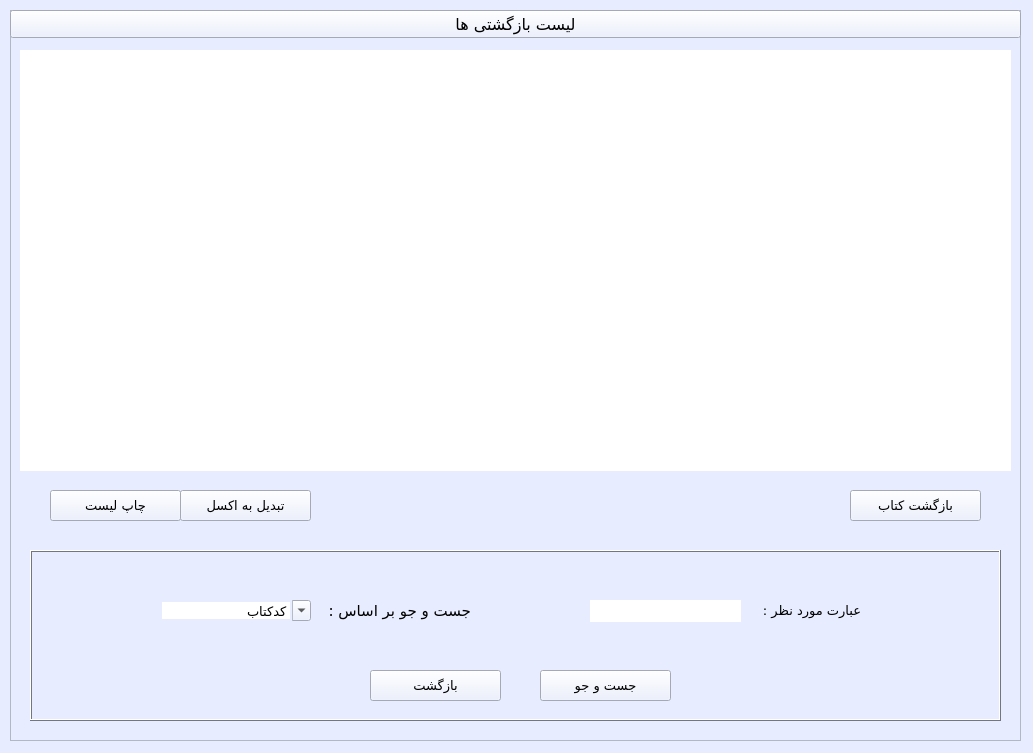
<?xml version="1.0" encoding="UTF-8"?>
<ui version="4.0">
 <class>returns</class>
 <widget class="QWidget" name="returns">
  <property name="geometry">
   <rect>
    <x>0</x>
    <y>0</y>
    <width>1033</width>
    <height>753</height>
   </rect>
  </property>
  <property name="minimumSize">
   <size>
    <width>1033</width>
    <height>753</height>
   </size>
  </property>
  <property name="maximumSize">
   <size>
    <width>1033</width>
    <height>753</height>
   </size>
  </property>
  <property name="palette">
   <palette>
    <active>
     <colorrole role="WindowText">
      <brush brushstyle="SolidPattern">
       <color alpha="255">
        <red>0</red>
        <green>0</green>
        <blue>0</blue>
       </color>
      </brush>
     </colorrole>
     <colorrole role="Button">
      <brush brushstyle="SolidPattern">
       <color alpha="255">
        <red>231</red>
        <green>237</green>
        <blue>255</blue>
       </color>
      </brush>
     </colorrole>
     <colorrole role="Light">
      <brush brushstyle="SolidPattern">
       <color alpha="255">
        <red>255</red>
        <green>255</green>
        <blue>255</blue>
       </color>
      </brush>
     </colorrole>
     <colorrole role="Midlight">
      <brush brushstyle="SolidPattern">
       <color alpha="255">
        <red>243</red>
        <green>246</green>
        <blue>255</blue>
       </color>
      </brush>
     </colorrole>
     <colorrole role="Dark">
      <brush brushstyle="SolidPattern">
       <color alpha="255">
        <red>115</red>
        <green>118</green>
        <blue>127</blue>
       </color>
      </brush>
     </colorrole>
     <colorrole role="Mid">
      <brush brushstyle="SolidPattern">
       <color alpha="255">
        <red>154</red>
        <green>158</green>
        <blue>170</blue>
       </color>
      </brush>
     </colorrole>
     <colorrole role="Text">
      <brush brushstyle="SolidPattern">
       <color alpha="255">
        <red>0</red>
        <green>0</green>
        <blue>0</blue>
       </color>
      </brush>
     </colorrole>
     <colorrole role="BrightText">
      <brush brushstyle="SolidPattern">
       <color alpha="255">
        <red>255</red>
        <green>255</green>
        <blue>255</blue>
       </color>
      </brush>
     </colorrole>
     <colorrole role="ButtonText">
      <brush brushstyle="SolidPattern">
       <color alpha="255">
        <red>0</red>
        <green>0</green>
        <blue>0</blue>
       </color>
      </brush>
     </colorrole>
     <colorrole role="Base">
      <brush brushstyle="SolidPattern">
       <color alpha="255">
        <red>255</red>
        <green>255</green>
        <blue>255</blue>
       </color>
      </brush>
     </colorrole>
     <colorrole role="Window">
      <brush brushstyle="SolidPattern">
       <color alpha="255">
        <red>231</red>
        <green>237</green>
        <blue>255</blue>
       </color>
      </brush>
     </colorrole>
     <colorrole role="Shadow">
      <brush brushstyle="SolidPattern">
       <color alpha="255">
        <red>0</red>
        <green>0</green>
        <blue>0</blue>
       </color>
      </brush>
     </colorrole>
     <colorrole role="AlternateBase">
      <brush brushstyle="SolidPattern">
       <color alpha="255">
        <red>243</red>
        <green>246</green>
        <blue>255</blue>
       </color>
      </brush>
     </colorrole>
     <colorrole role="ToolTipBase">
      <brush brushstyle="SolidPattern">
       <color alpha="255">
        <red>255</red>
        <green>255</green>
        <blue>220</blue>
       </color>
      </brush>
     </colorrole>
     <colorrole role="ToolTipText">
      <brush brushstyle="SolidPattern">
       <color alpha="255">
        <red>0</red>
        <green>0</green>
        <blue>0</blue>
       </color>
      </brush>
     </colorrole>
    </active>
    <inactive>
     <colorrole role="WindowText">
      <brush brushstyle="SolidPattern">
       <color alpha="255">
        <red>0</red>
        <green>0</green>
        <blue>0</blue>
       </color>
      </brush>
     </colorrole>
     <colorrole role="Button">
      <brush brushstyle="SolidPattern">
       <color alpha="255">
        <red>231</red>
        <green>237</green>
        <blue>255</blue>
       </color>
      </brush>
     </colorrole>
     <colorrole role="Light">
      <brush brushstyle="SolidPattern">
       <color alpha="255">
        <red>255</red>
        <green>255</green>
        <blue>255</blue>
       </color>
      </brush>
     </colorrole>
     <colorrole role="Midlight">
      <brush brushstyle="SolidPattern">
       <color alpha="255">
        <red>243</red>
        <green>246</green>
        <blue>255</blue>
       </color>
      </brush>
     </colorrole>
     <colorrole role="Dark">
      <brush brushstyle="SolidPattern">
       <color alpha="255">
        <red>115</red>
        <green>118</green>
        <blue>127</blue>
       </color>
      </brush>
     </colorrole>
     <colorrole role="Mid">
      <brush brushstyle="SolidPattern">
       <color alpha="255">
        <red>154</red>
        <green>158</green>
        <blue>170</blue>
       </color>
      </brush>
     </colorrole>
     <colorrole role="Text">
      <brush brushstyle="SolidPattern">
       <color alpha="255">
        <red>0</red>
        <green>0</green>
        <blue>0</blue>
       </color>
      </brush>
     </colorrole>
     <colorrole role="BrightText">
      <brush brushstyle="SolidPattern">
       <color alpha="255">
        <red>255</red>
        <green>255</green>
        <blue>255</blue>
       </color>
      </brush>
     </colorrole>
     <colorrole role="ButtonText">
      <brush brushstyle="SolidPattern">
       <color alpha="255">
        <red>0</red>
        <green>0</green>
        <blue>0</blue>
       </color>
      </brush>
     </colorrole>
     <colorrole role="Base">
      <brush brushstyle="SolidPattern">
       <color alpha="255">
        <red>255</red>
        <green>255</green>
        <blue>255</blue>
       </color>
      </brush>
     </colorrole>
     <colorrole role="Window">
      <brush brushstyle="SolidPattern">
       <color alpha="255">
        <red>231</red>
        <green>237</green>
        <blue>255</blue>
       </color>
      </brush>
     </colorrole>
     <colorrole role="Shadow">
      <brush brushstyle="SolidPattern">
       <color alpha="255">
        <red>0</red>
        <green>0</green>
        <blue>0</blue>
       </color>
      </brush>
     </colorrole>
     <colorrole role="AlternateBase">
      <brush brushstyle="SolidPattern">
       <color alpha="255">
        <red>243</red>
        <green>246</green>
        <blue>255</blue>
       </color>
      </brush>
     </colorrole>
     <colorrole role="ToolTipBase">
      <brush brushstyle="SolidPattern">
       <color alpha="255">
        <red>255</red>
        <green>255</green>
        <blue>220</blue>
       </color>
      </brush>
     </colorrole>
     <colorrole role="ToolTipText">
      <brush brushstyle="SolidPattern">
       <color alpha="255">
        <red>0</red>
        <green>0</green>
        <blue>0</blue>
       </color>
      </brush>
     </colorrole>
    </inactive>
    <disabled>
     <colorrole role="WindowText">
      <brush brushstyle="SolidPattern">
       <color alpha="255">
        <red>115</red>
        <green>118</green>
        <blue>127</blue>
       </color>
      </brush>
     </colorrole>
     <colorrole role="Button">
      <brush brushstyle="SolidPattern">
       <color alpha="255">
        <red>231</red>
        <green>237</green>
        <blue>255</blue>
       </color>
      </brush>
     </colorrole>
     <colorrole role="Light">
      <brush brushstyle="SolidPattern">
       <color alpha="255">
        <red>255</red>
        <green>255</green>
        <blue>255</blue>
       </color>
      </brush>
     </colorrole>
     <colorrole role="Midlight">
      <brush brushstyle="SolidPattern">
       <color alpha="255">
        <red>243</red>
        <green>246</green>
        <blue>255</blue>
       </color>
      </brush>
     </colorrole>
     <colorrole role="Dark">
      <brush brushstyle="SolidPattern">
       <color alpha="255">
        <red>115</red>
        <green>118</green>
        <blue>127</blue>
       </color>
      </brush>
     </colorrole>
     <colorrole role="Mid">
      <brush brushstyle="SolidPattern">
       <color alpha="255">
        <red>154</red>
        <green>158</green>
        <blue>170</blue>
       </color>
      </brush>
     </colorrole>
     <colorrole role="Text">
      <brush brushstyle="SolidPattern">
       <color alpha="255">
        <red>115</red>
        <green>118</green>
        <blue>127</blue>
       </color>
      </brush>
     </colorrole>
     <colorrole role="BrightText">
      <brush brushstyle="SolidPattern">
       <color alpha="255">
        <red>255</red>
        <green>255</green>
        <blue>255</blue>
       </color>
      </brush>
     </colorrole>
     <colorrole role="ButtonText">
      <brush brushstyle="SolidPattern">
       <color alpha="255">
        <red>115</red>
        <green>118</green>
        <blue>127</blue>
       </color>
      </brush>
     </colorrole>
     <colorrole role="Base">
      <brush brushstyle="SolidPattern">
       <color alpha="255">
        <red>231</red>
        <green>237</green>
        <blue>255</blue>
       </color>
      </brush>
     </colorrole>
     <colorrole role="Window">
      <brush brushstyle="SolidPattern">
       <color alpha="255">
        <red>231</red>
        <green>237</green>
        <blue>255</blue>
       </color>
      </brush>
     </colorrole>
     <colorrole role="Shadow">
      <brush brushstyle="SolidPattern">
       <color alpha="255">
        <red>0</red>
        <green>0</green>
        <blue>0</blue>
       </color>
      </brush>
     </colorrole>
     <colorrole role="AlternateBase">
      <brush brushstyle="SolidPattern">
       <color alpha="255">
        <red>231</red>
        <green>237</green>
        <blue>255</blue>
       </color>
      </brush>
     </colorrole>
     <colorrole role="ToolTipBase">
      <brush brushstyle="SolidPattern">
       <color alpha="255">
        <red>255</red>
        <green>255</green>
        <blue>220</blue>
       </color>
      </brush>
     </colorrole>
     <colorrole role="ToolTipText">
      <brush brushstyle="SolidPattern">
       <color alpha="255">
        <red>0</red>
        <green>0</green>
        <blue>0</blue>
       </color>
      </brush>
     </colorrole>
    </disabled>
   </palette>
  </property>
  <property name="windowTitle">
   <string>بازگشتی ها</string>
  </property>
  <widget class="QFrame" name="main_frame">
   <property name="geometry">
    <rect>
     <x>10</x>
     <y>10</y>
     <width>1011</width>
     <height>731</height>
    </rect>
   </property>
   <property name="palette">
    <palette>
     <active>
      <colorrole role="WindowText">
       <brush brushstyle="SolidPattern">
        <color alpha="255">
         <red>0</red>
         <green>0</green>
         <blue>0</blue>
        </color>
       </brush>
      </colorrole>
      <colorrole role="Button">
       <brush brushstyle="SolidPattern">
        <color alpha="255">
         <red>231</red>
         <green>237</green>
         <blue>255</blue>
        </color>
       </brush>
      </colorrole>
      <colorrole role="Light">
       <brush brushstyle="SolidPattern">
        <color alpha="255">
         <red>255</red>
         <green>255</green>
         <blue>255</blue>
        </color>
       </brush>
      </colorrole>
      <colorrole role="Midlight">
       <brush brushstyle="SolidPattern">
        <color alpha="255">
         <red>243</red>
         <green>246</green>
         <blue>255</blue>
        </color>
       </brush>
      </colorrole>
      <colorrole role="Dark">
       <brush brushstyle="SolidPattern">
        <color alpha="255">
         <red>115</red>
         <green>118</green>
         <blue>127</blue>
        </color>
       </brush>
      </colorrole>
      <colorrole role="Mid">
       <brush brushstyle="SolidPattern">
        <color alpha="255">
         <red>154</red>
         <green>158</green>
         <blue>170</blue>
        </color>
       </brush>
      </colorrole>
      <colorrole role="Text">
       <brush brushstyle="SolidPattern">
        <color alpha="255">
         <red>0</red>
         <green>0</green>
         <blue>0</blue>
        </color>
       </brush>
      </colorrole>
      <colorrole role="BrightText">
       <brush brushstyle="SolidPattern">
        <color alpha="255">
         <red>255</red>
         <green>255</green>
         <blue>255</blue>
        </color>
       </brush>
      </colorrole>
      <colorrole role="ButtonText">
       <brush brushstyle="SolidPattern">
        <color alpha="255">
         <red>0</red>
         <green>0</green>
         <blue>0</blue>
        </color>
       </brush>
      </colorrole>
      <colorrole role="Base">
       <brush brushstyle="SolidPattern">
        <color alpha="255">
         <red>255</red>
         <green>255</green>
         <blue>255</blue>
        </color>
       </brush>
      </colorrole>
      <colorrole role="Window">
       <brush brushstyle="SolidPattern">
        <color alpha="255">
         <red>231</red>
         <green>237</green>
         <blue>255</blue>
        </color>
       </brush>
      </colorrole>
      <colorrole role="Shadow">
       <brush brushstyle="SolidPattern">
        <color alpha="255">
         <red>0</red>
         <green>0</green>
         <blue>0</blue>
        </color>
       </brush>
      </colorrole>
      <colorrole role="AlternateBase">
       <brush brushstyle="SolidPattern">
        <color alpha="255">
         <red>243</red>
         <green>246</green>
         <blue>255</blue>
        </color>
       </brush>
      </colorrole>
      <colorrole role="ToolTipBase">
       <brush brushstyle="SolidPattern">
        <color alpha="255">
         <red>255</red>
         <green>255</green>
         <blue>220</blue>
        </color>
       </brush>
      </colorrole>
      <colorrole role="ToolTipText">
       <brush brushstyle="SolidPattern">
        <color alpha="255">
         <red>0</red>
         <green>0</green>
         <blue>0</blue>
        </color>
       </brush>
      </colorrole>
     </active>
     <inactive>
      <colorrole role="WindowText">
       <brush brushstyle="SolidPattern">
        <color alpha="255">
         <red>0</red>
         <green>0</green>
         <blue>0</blue>
        </color>
       </brush>
      </colorrole>
      <colorrole role="Button">
       <brush brushstyle="SolidPattern">
        <color alpha="255">
         <red>231</red>
         <green>237</green>
         <blue>255</blue>
        </color>
       </brush>
      </colorrole>
      <colorrole role="Light">
       <brush brushstyle="SolidPattern">
        <color alpha="255">
         <red>255</red>
         <green>255</green>
         <blue>255</blue>
        </color>
       </brush>
      </colorrole>
      <colorrole role="Midlight">
       <brush brushstyle="SolidPattern">
        <color alpha="255">
         <red>243</red>
         <green>246</green>
         <blue>255</blue>
        </color>
       </brush>
      </colorrole>
      <colorrole role="Dark">
       <brush brushstyle="SolidPattern">
        <color alpha="255">
         <red>115</red>
         <green>118</green>
         <blue>127</blue>
        </color>
       </brush>
      </colorrole>
      <colorrole role="Mid">
       <brush brushstyle="SolidPattern">
        <color alpha="255">
         <red>154</red>
         <green>158</green>
         <blue>170</blue>
        </color>
       </brush>
      </colorrole>
      <colorrole role="Text">
       <brush brushstyle="SolidPattern">
        <color alpha="255">
         <red>0</red>
         <green>0</green>
         <blue>0</blue>
        </color>
       </brush>
      </colorrole>
      <colorrole role="BrightText">
       <brush brushstyle="SolidPattern">
        <color alpha="255">
         <red>255</red>
         <green>255</green>
         <blue>255</blue>
        </color>
       </brush>
      </colorrole>
      <colorrole role="ButtonText">
       <brush brushstyle="SolidPattern">
        <color alpha="255">
         <red>0</red>
         <green>0</green>
         <blue>0</blue>
        </color>
       </brush>
      </colorrole>
      <colorrole role="Base">
       <brush brushstyle="SolidPattern">
        <color alpha="255">
         <red>255</red>
         <green>255</green>
         <blue>255</blue>
        </color>
       </brush>
      </colorrole>
      <colorrole role="Window">
       <brush brushstyle="SolidPattern">
        <color alpha="255">
         <red>231</red>
         <green>237</green>
         <blue>255</blue>
        </color>
       </brush>
      </colorrole>
      <colorrole role="Shadow">
       <brush brushstyle="SolidPattern">
        <color alpha="255">
         <red>0</red>
         <green>0</green>
         <blue>0</blue>
        </color>
       </brush>
      </colorrole>
      <colorrole role="AlternateBase">
       <brush brushstyle="SolidPattern">
        <color alpha="255">
         <red>243</red>
         <green>246</green>
         <blue>255</blue>
        </color>
       </brush>
      </colorrole>
      <colorrole role="ToolTipBase">
       <brush brushstyle="SolidPattern">
        <color alpha="255">
         <red>255</red>
         <green>255</green>
         <blue>220</blue>
        </color>
       </brush>
      </colorrole>
      <colorrole role="ToolTipText">
       <brush brushstyle="SolidPattern">
        <color alpha="255">
         <red>0</red>
         <green>0</green>
         <blue>0</blue>
        </color>
       </brush>
      </colorrole>
     </inactive>
     <disabled>
      <colorrole role="WindowText">
       <brush brushstyle="SolidPattern">
        <color alpha="255">
         <red>115</red>
         <green>118</green>
         <blue>127</blue>
        </color>
       </brush>
      </colorrole>
      <colorrole role="Button">
       <brush brushstyle="SolidPattern">
        <color alpha="255">
         <red>231</red>
         <green>237</green>
         <blue>255</blue>
        </color>
       </brush>
      </colorrole>
      <colorrole role="Light">
       <brush brushstyle="SolidPattern">
        <color alpha="255">
         <red>255</red>
         <green>255</green>
         <blue>255</blue>
        </color>
       </brush>
      </colorrole>
      <colorrole role="Midlight">
       <brush brushstyle="SolidPattern">
        <color alpha="255">
         <red>243</red>
         <green>246</green>
         <blue>255</blue>
        </color>
       </brush>
      </colorrole>
      <colorrole role="Dark">
       <brush brushstyle="SolidPattern">
        <color alpha="255">
         <red>115</red>
         <green>118</green>
         <blue>127</blue>
        </color>
       </brush>
      </colorrole>
      <colorrole role="Mid">
       <brush brushstyle="SolidPattern">
        <color alpha="255">
         <red>154</red>
         <green>158</green>
         <blue>170</blue>
        </color>
       </brush>
      </colorrole>
      <colorrole role="Text">
       <brush brushstyle="SolidPattern">
        <color alpha="255">
         <red>115</red>
         <green>118</green>
         <blue>127</blue>
        </color>
       </brush>
      </colorrole>
      <colorrole role="BrightText">
       <brush brushstyle="SolidPattern">
        <color alpha="255">
         <red>255</red>
         <green>255</green>
         <blue>255</blue>
        </color>
       </brush>
      </colorrole>
      <colorrole role="ButtonText">
       <brush brushstyle="SolidPattern">
        <color alpha="255">
         <red>115</red>
         <green>118</green>
         <blue>127</blue>
        </color>
       </brush>
      </colorrole>
      <colorrole role="Base">
       <brush brushstyle="SolidPattern">
        <color alpha="255">
         <red>231</red>
         <green>237</green>
         <blue>255</blue>
        </color>
       </brush>
      </colorrole>
      <colorrole role="Window">
       <brush brushstyle="SolidPattern">
        <color alpha="255">
         <red>231</red>
         <green>237</green>
         <blue>255</blue>
        </color>
       </brush>
      </colorrole>
      <colorrole role="Shadow">
       <brush brushstyle="SolidPattern">
        <color alpha="255">
         <red>0</red>
         <green>0</green>
         <blue>0</blue>
        </color>
       </brush>
      </colorrole>
      <colorrole role="AlternateBase">
       <brush brushstyle="SolidPattern">
        <color alpha="255">
         <red>231</red>
         <green>237</green>
         <blue>255</blue>
        </color>
       </brush>
      </colorrole>
      <colorrole role="ToolTipBase">
       <brush brushstyle="SolidPattern">
        <color alpha="255">
         <red>255</red>
         <green>255</green>
         <blue>220</blue>
        </color>
       </brush>
      </colorrole>
      <colorrole role="ToolTipText">
       <brush brushstyle="SolidPattern">
        <color alpha="255">
         <red>0</red>
         <green>0</green>
         <blue>0</blue>
        </color>
       </brush>
      </colorrole>
     </disabled>
    </palette>
   </property>
   <property name="frameShape">
    <enum>QFrame::StyledPanel</enum>
   </property>
   <property name="frameShadow">
    <enum>QFrame::Plain</enum>
   </property>
   <widget class="QPushButton" name="returnlist_btn">
    <property name="geometry">
     <rect>
      <x>0</x>
      <y>0</y>
      <width>1011</width>
      <height>28</height>
     </rect>
    </property>
    <property name="font">
     <font>
      <family>2  Yekan</family>
      <pointsize>12</pointsize>
      <weight>50</weight>
      <italic>false</italic>
      <bold>false</bold>
     </font>
    </property>
    <property name="text">
     <string>لیست بازگشتی ها</string>
    </property>
    <property name="autoDefault">
     <bool>false</bool>
    </property>
    <property name="default">
     <bool>false</bool>
    </property>
    <property name="flat">
     <bool>false</bool>
    </property>
   </widget>
   <widget class="QTableView" name="tableView">
    <property name="geometry">
     <rect>
      <x>10</x>
      <y>40</y>
      <width>991</width>
      <height>421</height>
     </rect>
    </property>
    <property name="frameShape">
     <enum>QFrame::NoFrame</enum>
    </property>
    <property name="gridStyle">
     <enum>Qt::SolidLine</enum>
    </property>
   </widget>
   <widget class="QPushButton" name="returnbook_btn">
    <property name="geometry">
     <rect>
      <x>840</x>
      <y>480</y>
      <width>131</width>
      <height>31</height>
     </rect>
    </property>
    <property name="font">
     <font>
      <family>B Yekan</family>
      <pointsize>10</pointsize>
     </font>
    </property>
    <property name="text">
     <string>بازگشت کتاب</string>
    </property>
    <property name="default">
     <bool>false</bool>
    </property>
   </widget>
   <widget class="QPushButton" name="excel_btn">
    <property name="geometry">
     <rect>
      <x>170</x>
      <y>480</y>
      <width>131</width>
      <height>31</height>
     </rect>
    </property>
    <property name="font">
     <font>
      <family>B Yekan</family>
      <pointsize>10</pointsize>
     </font>
    </property>
    <property name="text">
     <string>تبدیل به اکسل</string>
    </property>
    <property name="default">
     <bool>false</bool>
    </property>
   </widget>
   <widget class="QPushButton" name="print_btn">
    <property name="geometry">
     <rect>
      <x>40</x>
      <y>480</y>
      <width>131</width>
      <height>31</height>
     </rect>
    </property>
    <property name="font">
     <font>
      <family>B Yekan</family>
      <pointsize>10</pointsize>
     </font>
    </property>
    <property name="text">
     <string>چاپ لیست</string>
    </property>
    <property name="default">
     <bool>false</bool>
    </property>
   </widget>
   <widget class="QFrame" name="search_frame">
    <property name="geometry">
     <rect>
      <x>20</x>
      <y>540</y>
      <width>971</width>
      <height>171</height>
     </rect>
    </property>
    <property name="frameShape">
     <enum>QFrame::Box</enum>
    </property>
    <property name="frameShadow">
     <enum>QFrame::Raised</enum>
    </property>
    <widget class="QLabel" name="search_lbl">
     <property name="geometry">
      <rect>
       <x>290</x>
       <y>40</y>
       <width>151</width>
       <height>41</height>
      </rect>
     </property>
     <property name="font">
      <font>
       <family>B Yekan</family>
       <pointsize>11</pointsize>
       <weight>50</weight>
       <bold>false</bold>
      </font>
     </property>
     <property name="text">
      <string>جست و جو بر اساس :</string>
     </property>
    </widget>
    <widget class="QComboBox" name="comboBox">
     <property name="geometry">
      <rect>
       <x>130</x>
       <y>50</y>
       <width>151</width>
       <height>21</height>
      </rect>
     </property>
     <property name="font">
      <font>
       <family>B Yekan</family>
       <pointsize>10</pointsize>
      </font>
     </property>
     <property name="editable">
      <bool>true</bool>
     </property>
     <property name="currentText">
      <string>کدکتاب</string>
     </property>
     <property name="currentIndex">
      <number>0</number>
     </property>
     <property name="duplicatesEnabled">
      <bool>false</bool>
     </property>
     <property name="frame">
      <bool>false</bool>
     </property>
     <item>
      <property name="text">
       <string>کدکتاب</string>
      </property>
     </item>
     <item>
      <property name="text">
       <string>کد ملی</string>
      </property>
     </item>
    </widget>
    <widget class="QLabel" name="entry_lbl">
     <property name="geometry">
      <rect>
       <x>710</x>
       <y>50</y>
       <width>121</width>
       <height>20</height>
      </rect>
     </property>
     <property name="font">
      <font>
       <family>B Yekan</family>
       <pointsize>10</pointsize>
      </font>
     </property>
     <property name="text">
      <string>عبارت مورد نظر :</string>
     </property>
    </widget>
    <widget class="QLineEdit" name="search_entry">
     <property name="geometry">
      <rect>
       <x>560</x>
       <y>50</y>
       <width>151</width>
       <height>22</height>
      </rect>
     </property>
     <property name="frame">
      <bool>false</bool>
     </property>
    </widget>
    <widget class="QPushButton" name="search_btn">
     <property name="geometry">
      <rect>
       <x>510</x>
       <y>120</y>
       <width>131</width>
       <height>31</height>
      </rect>
     </property>
     <property name="font">
      <font>
       <family>B Yekan</family>
       <pointsize>10</pointsize>
      </font>
     </property>
     <property name="text">
      <string>جست و جو</string>
     </property>
     <property name="default">
      <bool>false</bool>
     </property>
    </widget>
    <widget class="QPushButton" name="return_btn">
     <property name="geometry">
      <rect>
       <x>340</x>
       <y>120</y>
       <width>131</width>
       <height>31</height>
      </rect>
     </property>
     <property name="font">
      <font>
       <family>B Yekan</family>
       <pointsize>10</pointsize>
      </font>
     </property>
     <property name="text">
      <string>بازگشت</string>
     </property>
     <property name="default">
      <bool>false</bool>
     </property>
    </widget>
   </widget>
  </widget>
 </widget>
 <resources/>
 <connections/>
</ui>
